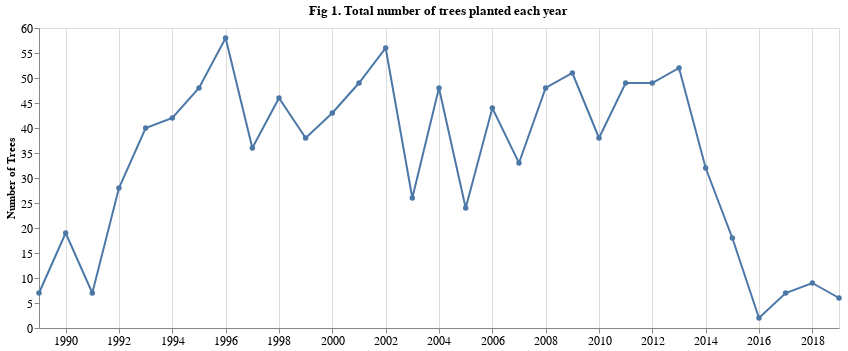

Write notebook code for a chart like this one.
### Markdown cell above
### How has the total number of trees planted changed over the years?

### Code cell
trees_per_year_line = alt.Chart(trees_df).mark_line().encode(
    alt.X('year(date_planted)', title = None, 
          axis = alt.Axis(labelFontSize = 12)),
    alt.Y('count()', title = 'Number of Trees', 
          scale = alt.Scale(domain = [0, 60]), 
          axis = alt.Axis(grid = False, tickCount = 10, labelFontSize = 12)),
    tooltip = [alt.Tooltip('count()', title = "Number of Trees")],
)

trees_per_year = trees_per_year_line + trees_per_year_line.mark_circle()

trees_per_year.properties(title = 'Fig 1. Total number of trees planted each year', width = 800)

### Figure 1 — Vega-Lite specification as saved in the notebook (floating-point values rounded to 4 significant figures; data arrays with more than 128 entries replaced by an {"elided": "..."} marker saying what was removed)
{"config": {"view": {"continuousWidth": 300, "continuousHeight": 300}}, "layer": [{"mark": {"type": "line"}, "encoding": {"tooltip": [{"aggregate": "count", "title": "Number of Trees", "type": "quantitative"}], "x": {"axis": {"labelFontSize": 12}, "field": "date_planted", "timeUnit": "year", "title": null, "type": "temporal"}, "y": {"aggregate": "count", "axis": {"grid": false, "labelFontSize": 12, "tickCount": 10}, "scale": {"domain": [0, 60]}, "title": "Number of Trees", "type": "quantitative"}}}, {"mark": {"type": "circle"}, "encoding": {"tooltip": [{"aggregate": "count", "title": "Number of Trees", "type": "quantitative"}], "x": {"axis": {"labelFontSize": 12}, "field": "date_planted", "timeUnit": "year", "title": null, "type": "temporal"}, "y": {"aggregate": "count", "axis": {"grid": false, "labelFontSize": 12, "tickCount": 10}, "scale": {"domain": [0, 60]}, "title": "Number of Trees", "type": "quantitative"}}}], "data": {"name": "data-4aa22b6c64c33bb8df5a18e70424c674"}, "title": "Fig 1. Total number of trees planted each year", "width": 800, "$schema": "https://vega.github.io/schema/vega-lite/v5.20.1.json", "datasets": {"data-4aa22b6c64c33bb8df5a18e70424c674": {"elided": "2497 records"}}}
